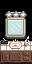

This is a level from a 2D game, rendered from its Tiled map with the project's own tilesets. A one-line summary and the complete map file follow:
An orthogonal 2x4 tile map with 16x16 px tiles, 3 tile layers (Back, Buildings, Front) and 2 objects (2x TileData).

<map version="1.2" tiledversion="1.3.1" orientation="orthogonal" renderorder="right-down" compressionlevel="0" width="2" height="4" tilewidth="16" tileheight="16" infinite="0" nextlayerid="7" nextobjectid="6">
 <tileset firstgid="1" name="zcompactbathroom_tiles" tilewidth="16" tileheight="16" tilecount="56" columns="8">
  <image source="zcompactbathroom_tiles.png" width="128" height="112" />
 </tileset>
 <layer id="1" name="Back" width="2" height="4">
  <data encoding="csv">
0,0,
0,0,
0,0,
55,55
</data>
 </layer>
 <objectgroup id="2" name="Back">
  <object id="4" name="TileData" x="16" y="48" width="16" height="16">
   <properties>
    <property name="WaterSource" value="T" />
   </properties>
  </object>
  <object id="5" name="TileData" x="0" y="48" width="16" height="16">
   <properties>
    <property name="WaterSource" value="T" />
   </properties>
  </object>
 </objectgroup>
 <layer id="3" name="Buildings" width="2" height="4">
  <data encoding="csv">
0,0,
0,0,
21,22,
29,30
</data>
 </layer>
 <objectgroup id="4" name="Buildings" />
 <layer id="5" name="Front" width="2" height="4">
  <data encoding="csv">
5,6,
13,14,
0,0,
0,0
</data>
 </layer>
 <objectgroup id="6" name="Front" />
</map>
